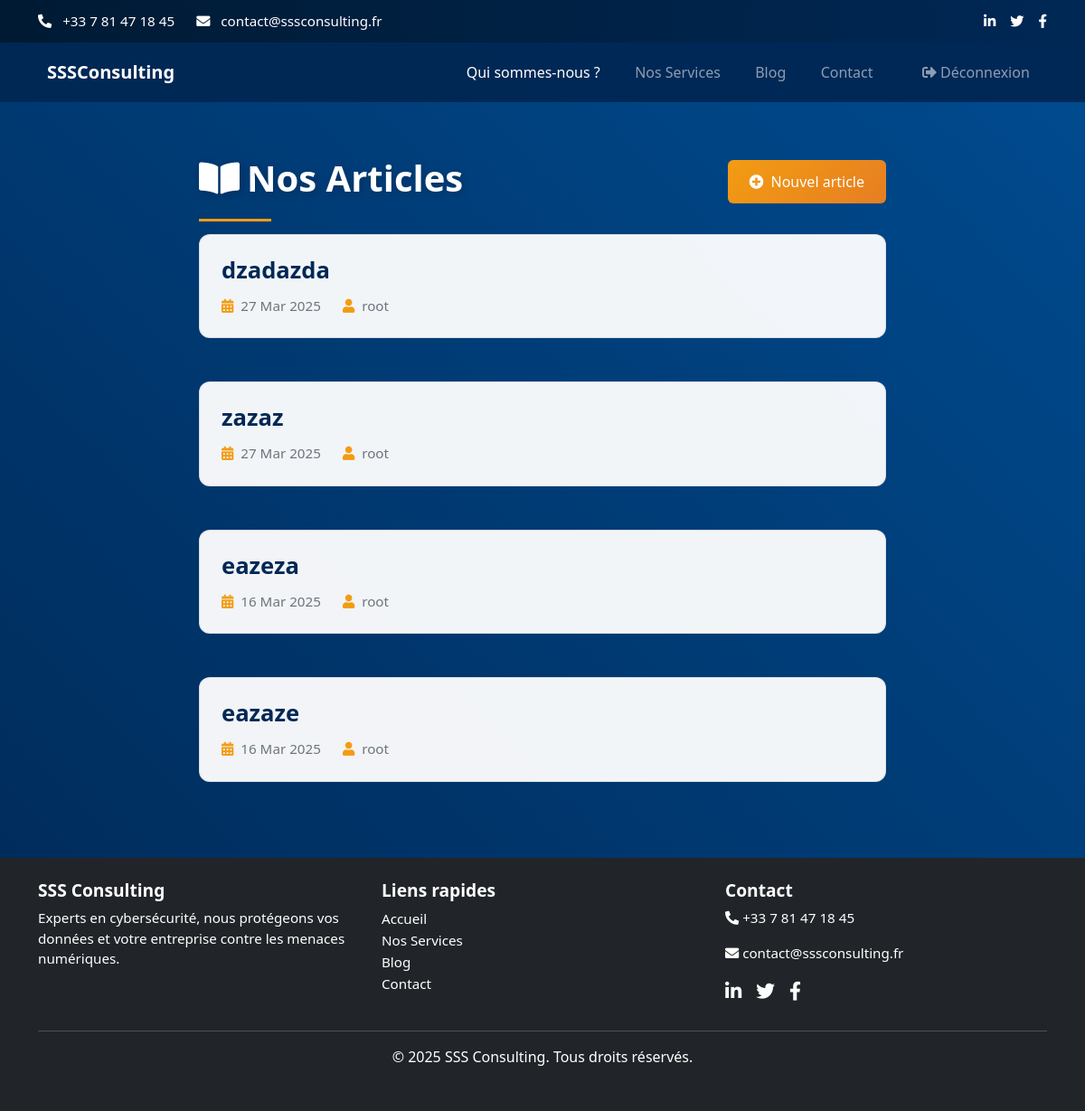
Page /blog/ (signed in) on the committed database.
### pages/models.py (models this page shows, shortened)
class Article(models.Model):
    STATUS_CHOICES = [
        ('publie', 'Publié'),
        ('attente', 'En attente'),
    ]
    titre = models.CharField(max_length=200)
    contenu = models.TextField()
    auteur = models.ForeignKey(User, on_delete=models.CASCADE)
    date_publication = models.DateTimeField(default=timezone.now)
    status = models.CharField(max_length=10, choices=STATUS_CHOICES, default='attente')
    likes = models.ManyToManyField(User, related_name='likes_articles', blank=True)
    slug = models.SlugField(unique=True, blank=True)
    image = models.ImageField(upload_to='articles/', blank=True, null=True)

### pages/views.py (the view)
# urls.py: path('', liste_articles, name='liste_articles'),
def liste_articles(request):
    articles = Article.objects.filter(status='publie').order_by('-date_publication')
    return render(request, 'pages/liste_articles.html', {'articles': articles})

### pages/templates/pages/liste_articles.html (shortened to what this page needs)
{% load static %}
<!DOCTYPE html>
<html lang="fr">
<head>
    <link href="https://cdn.jsdelivr.net/npm/bootstrap@5.3.1/dist/css/bootstrap.min.css" rel="stylesheet">
    <link rel="stylesheet" href="https://cdnjs.cloudflare.com/ajax/libs/font-awesome/5.15.4/css/all.min.css">
    <link rel="stylesheet" href="{% static 'css/style.css' %}">
</head>
<body>
    {% include "pages/header.html" %}
    <main class="container-lg blog-container">
        <div class="blog-header">
            <h1 class="blog-title">
                <i class="fas fa-book-open me-2"></i>Nos Articles
            </h1>
            {% if user.is_authenticated %}
                <a href="{% url 'creer_article' %}" class="btn create-btn text-white">
                    <i class="fas fa-plus-circle"></i> Nouvel article
                </a>
            {% endif %}
        </div>
        {% if articles %}
            <div class="row g-4">
                {% for article in articles %}
                    <div class="col-12">
                        <a href="{% url 'detail_article' article.slug %}" class="article-card d-block text-decoration-none">
                            <h2 class="article-title">{{ article.titre }}</h2>
                            <div class="article-meta">
                                <span class="meta-item">
                                    <i class="fas fa-calendar-alt"></i>{{ article.date_publication|date:"d M Y" }}
                                </span>
                                <span class="meta-item">
                                    <i class="fas fa-user"></i>{{ article.auteur }}
                                </span>
                            </div>
                        </a>
                    </div>
                {% endfor %}
            </div>
        {% else %}
            <div class="empty-state alert-primary d-flex align-items-center">
                <i class="fas fa-info-circle me-3 fs-4"></i>
                <div class="fw-medium">Aucun article publié pour le moment.</div>
            </div>
        {% endif %}
    </main>
    {% include "pages/footer.html" %}
</body>
</html>

### pages/static/css/style.css (style rules this page uses)
:root { --primary-color: #002855; --secondary-color: #f39c12; --accent-color: #dc3545; }
.blog-container { max-width: 800px; margin: 40px auto; padding: 20px; }
.blog-header { display: flex; align-items: center; gap: 10px; margin-bottom: 30px; }
.blog-header h1 { font-size: 2.5rem; font-weight: 700; }

### rows in the picture
Article: titre "dzadazda", date_publication "27 Mar 2025", auteur "root"
Article: titre "zazaz", date_publication "27 Mar 2025", auteur "root"
Article: titre "eazeza", date_publication "16 Mar 2025", auteur "root"
Article: titre "eazaze", date_publication "16 Mar 2025", auteur "root"
